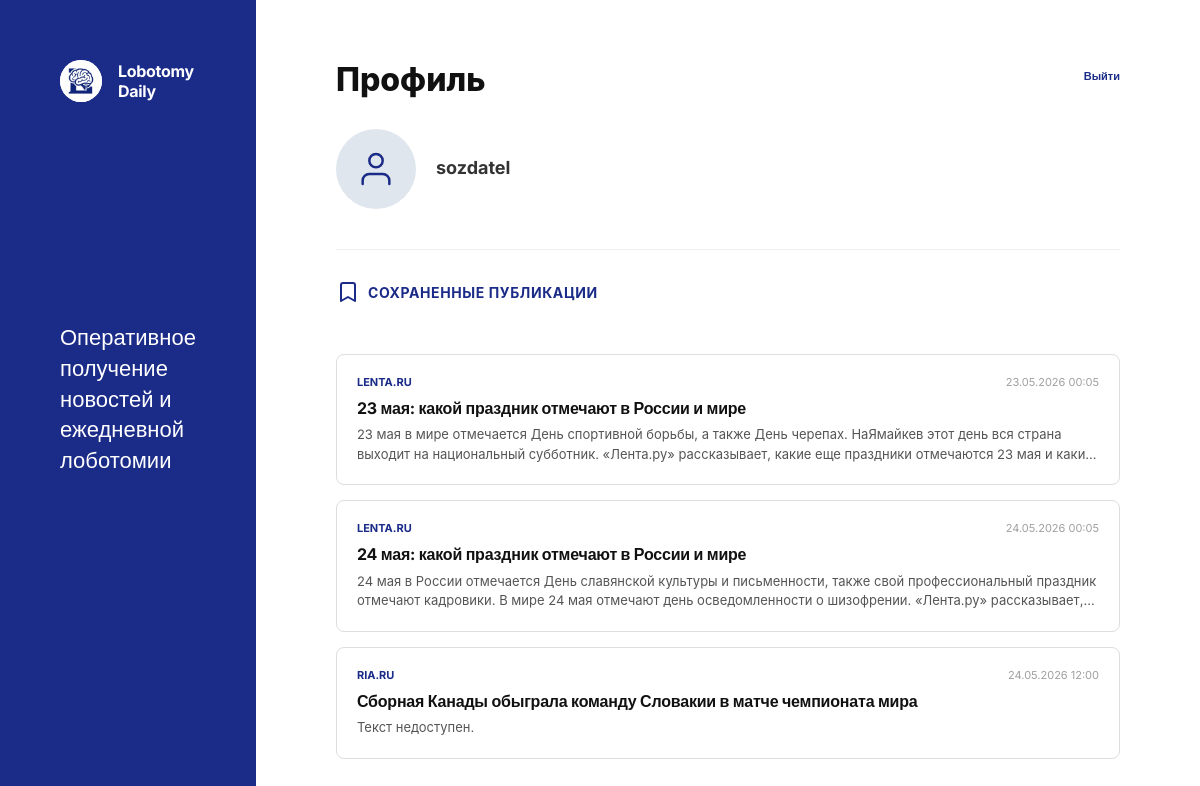
Page /profile/ (signed in) on the committed database.
### core/models.py (models this page shows, shortened)
class News(models.Model):
    id = models.BigAutoField(primary_key=True)
    source = models.CharField(max_length=50)
    title = models.CharField(max_length=255)
    body = models.TextField(null=True, blank=True)
    url = models.URLField(unique=True)
    parsed_at = models.DateTimeField(auto_now_add=True)
    class Meta:
        managed = False
        db_table = 'news'

### core/views.py (the view)
# urls.py: path('profile/', core.views.profile, name='profile'),
def profile(request):
    saved_news = []
    if request.user.is_authenticated:
        bookmarks = Bookmark.objects.filter(user=request.user).order_by('-created_at')
        for b in bookmarks:
            try:
                news_item = News.objects.get(url=b.news_url)
                saved_news.append(news_item)
            except News.DoesNotExist:
                pass
    context = {
        'user': request.user,
        'saved_news': saved_news
    }
    context.update(get_general_context(request))
    return render(request, "profile.html", context)

### core/views.py (called while the page is built)
def get_general_context(request):
    context = {
        'user': request.user,
        'menu': [
            ['Main page', '/'],
            ['Create new news', '/create_news'],
        ]
    }
    if request.user.is_authenticated:
        context['menu'].append(['Profile', '/profile'])
    else:
        context['menu'].append(['Login', '/accounts/login'])
        context['menu'].append(['Registration', '/accounts/register'])
    return context

### core/templates/profile.html (shortened to what this page needs)
{% load static %}
<!DOCTYPE html>
<html lang="ru">
<head>
    <link rel="stylesheet" href="{% static 'core/style.css' %}">
</head>
<body style="overflow: hidden; height: 100vh;">
    <div class="auth-layout">
        <div class="auth-sidebar">
            <div class="logo-section" style="cursor: pointer;" onclick="location.href='/'">
                <div class="logo-circle">
                    <img src="{% static 'core/logo.png' %}" alt="Logo">
                </div>
                <div class="logo-text">Lobotomy Daily</div>
            </div>
            <div class="auth-slogan">
                Оперативное получение новостей и ежедневной лоботомии
            </div>
        </div>
        <main class="auth-main" style="padding: 60px 80px; overflow-y: auto; height: 100vh;">
            <div style="position: absolute; top: 40px; right: 40px; display: flex; gap: 20px; align-items: center;">
                <form action="{% url 'logout' %}" method="post" style="display: inline;">
                    <button type="submit" class="auth-top-link" style="background:none; border:none; cursor:pointer;">Выйти</button>
                </form>
            </div>
            <h1 class="profile-title" style="text-transform: none;">Профиль</h1>
            <div style="display: flex; align-items: center; justify-content: space-between; margin-bottom: 40px; flex-wrap: wrap; gap: 20px;">
                <div class="profile-user-card" style="margin-bottom: 0;">
                    <div class="profile-avatar-box" style="display: flex; align-items: center; justify-content: center; background: #e0e6ed; color: #1a2b88;">
                        <svg width="40" height="40" viewBox="0 0 24 24" fill="none" stroke="currentColor" stroke-width="1.5" stroke-linecap="round" stroke-linejoin="round">
                            <path d="M20 21v-2a4 4 0 0 0-4-4H8a4 4 0 0 0-4 4v2" />
                            <circle cx="12" cy="7" r="4" />
                        </svg>
                    </div>
                    <div class="profile-user-info">
                        <h2>{{ user.username }}</h2>
                    </div>
                </div>
            </div>
            <div class="profile-feed-header" style="margin-bottom: 20px; display: flex; align-items: center;">
                <svg width="24" height="24" viewBox="0 0 24 24" fill="none" stroke="#1a2b88" stroke-width="2" stroke-linecap="round" stroke-linejoin="round">
                    <path d="m19 21-7-4-7 4V5a2 2 0 0 1 2-2h10a2 2 0 0 1 2 2v16z"/>
                </svg>
                <span style="font-size: 14px; font-weight: 700; color: #1a2b88; text-transform: uppercase; letter-spacing: 0.6px; margin-left: 8px;">Сохраненные публикации</span>
            </div>
            {% if saved_news %}
            <div style="display: flex; flex-direction: column; gap: 15px;">
                {% for article in saved_news %}
                <a href="/?url={{ article.url|urlencode }}" class="profile-card" style="display: flex; flex-direction: column; align-items: flex-start; justify-content: center; min-height: auto; padding: 20px; text-decoration: none; color: inherit; text-align: left; transition: all 0.2s;">
                    <div style="display: flex; justify-content: space-between; width: 100%; margin-bottom: 8px;">
                        <span style="font-size: 11px; font-weight: 700; color: #1a2b88; text-transform: uppercase;">{{ article.source }}</span>
                        <span style="font-size: 11px; color: #a0a0a0;">{{ article.parsed_at|date:"d.m.Y H:i" }}</span>
                    </div>
                    <h3 style="font-size: 16px; font-weight: 700; color: #111; margin-bottom: 6px; font-family: 'Inter', sans-serif; line-height: 1.4; letter-spacing: -0.2px;">{{ article.title }}</h3>
                    <p style="font-size: 13px; color: #555; line-height: 1.5; display: -webkit-box; -webkit-line-clamp: 2; -webkit-box-orient: vertical; overflow: hidden; margin: 0;">{{ article.body|default:"" }}</p>
                </a>
                {% endfor %}
            </div>
            {% else %}
            <div style="color: #bbb; font-size: 14px; font-style: italic;">
                Вы еще ничего не сохранили.
            </div>
            {% endif %}
        </main>
    </div>
</body>
</html>

### core/static/core/style.css (style rules this page uses)
* { box-sizing: border-box; margin: 0; padding: 0; }
body { font-family: 'Inter', -apple-system, sans-serif; color: #333; background-color: #ffffff; height: 100vh; overflow: hidden; }
.logo-section { display: flex; align-items: center; gap: 16px; text-decoration: none; }
.logo-circle { width: 42px !important; height: 42px !important; min-width: 42px !important; min-height: 42px !important; background-color: #fff !important; border-radius: 50% !important; display: flex !important; align-items: center !important; justify-content: center !important; overflow: hidden !important; flex-shrink: 0 !important; }
.logo-circle img { max-width: 100% !important; max-height: 100% !important; width: auto !important; height: auto !important; display: block !important; object-fit: contain !important; }
.logo-text { font-family: 'Inter', sans-serif; font-size: 15px; font-weight: 700; color: #fff; letter-spacing: -0.3px; }
.auth-layout { display: flex; height: 100vh; width: 100%; }
.auth-sidebar { width: 35%; background-color: #1a2b88; color: #fff; padding: 60px; display: flex; flex-direction: column; justify-content: flex-start; }
.auth-sidebar .logo-section { padding: 0; margin-bottom: 220px; display: flex; align-items: center; gap: 16px; text-decoration: none; }
.auth-sidebar .logo-circle { width: 40px; height: 40px; border-radius: 50%; border: none; background-color: #fff; overflow: hidden; display: flex; align-items: center; justify-content: center; flex-shrink: 0; }
.auth-sidebar .logo-circle img { width: 100%; height: 100%; object-fit: cover; }
.auth-sidebar .logo-text { font-size: 16px; }
.auth-slogan { font-size: 22px; font-weight: 500; line-height: 1.4; max-width: 300px; font-family: 'Inter', sans-serif; }
.auth-main { flex-grow: 1; background-color: #fff; position: relative; display: flex; flex-direction: column; }
.auth-top-link { position: absolute; top: 30px; right: 40px; text-decoration: none; font-size: 11px; font-weight: 700; color: #1a2b88; }
.profile-title { font-size: 32px; font-weight: 800; margin-bottom: 30px; color: #111; }
.profile-user-card { display: flex; align-items: center; gap: 20px; margin-bottom: 40px; }
.profile-avatar-box { width: 80px; height: 80px; border-radius: 50%; overflow: hidden; background: #f0f0f0; }
.profile-user-info h2 { font-size: 18px; font-weight: 700; margin-bottom: 4px; }
.profile-card { border: 1px solid #ddd; border-radius: 8px; padding: 24px; display: flex; align-items: center; justify-content: center; min-height: 100px; cursor: pointer; transition: border-color 0.2s; }
.profile-feed-header { border-top: 1px solid #eee; padding: 30px 0; }

### rows in the picture
News: source "LENTA.RU", parsed_at "23.05.2026 00:05", title "23 мая: какой праздник отмечают в России и мире", body "23 мая в мире отмечается День спортивной борьбы, а также День черепах. НаЯмайкев этот день вся страна выходит на национальный субботник. «Лента.ру» рассказывает, какие еще праздники отмечаются 23 мая и…"
News: source "LENTA.RU", parsed_at "24.05.2026 00:05", title "24 мая: какой праздник отмечают в России и мире", body "24 мая в России отмечается День славянской культуры и письменности, также свой профессиональный праздник отмечают кадровики. В мире 24 мая отмечают день осведомленности о шизофрении. «Лента.ру»…"
News: source "RIA.RU", parsed_at "24.05.2026 12:00", title "Сборная Канады обыграла команду Словакии в матче чемпионата мира", body "Текст недоступен."

### other values in the picture
{{ user.username }} "sozdatel"
